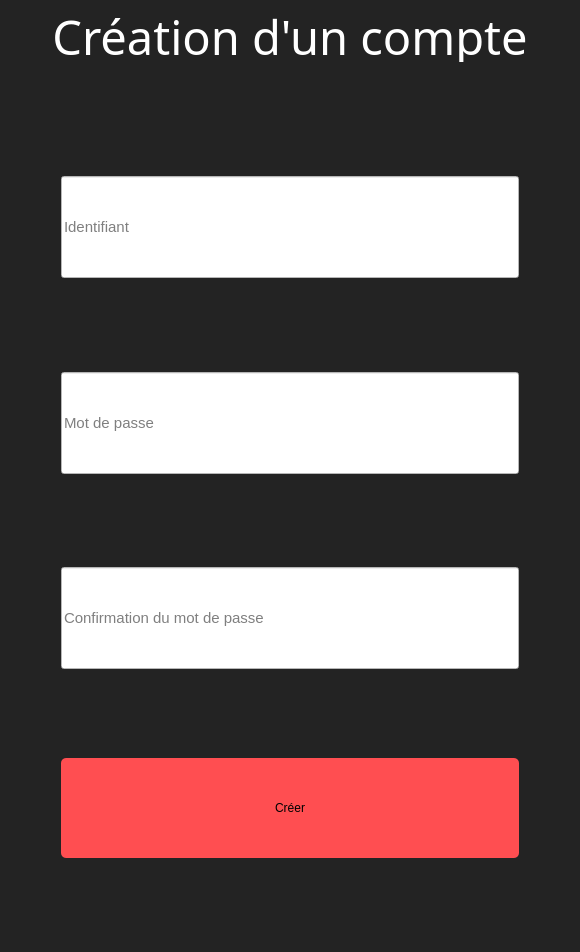
<?xml version="1.0" encoding="UTF-8"?>
<ui version="4.0">
 <class>NewAccountWindow</class>
 <widget class="QMainWindow" name="NewAccountWindow">
  <property name="geometry">
   <rect>
    <x>0</x>
    <y>0</y>
    <width>580</width>
    <height>952</height>
   </rect>
  </property>
  <property name="windowTitle">
   <string>MainWindow</string>
  </property>
  <property name="autoFillBackground">
   <bool>false</bool>
  </property>
  <property name="styleSheet">
   <string notr="true">background-color: rgb(35, 35, 35);
color: rgb(255, 255, 255);</string>
  </property>
  <widget class="QWidget" name="centralWidget">
   <property name="styleSheet">
    <string notr="true"/>
   </property>
   <layout class="QVBoxLayout" name="verticalLayout">
    <item>
     <layout class="QHBoxLayout" name="horizontalLayout">
      <item>
       <layout class="QVBoxLayout" name="verticalLayout_2">
        <item>
         <widget class="QLabel" name="label_title">
          <property name="sizePolicy">
           <sizepolicy hsizetype="Expanding" vsizetype="Preferred">
            <horstretch>0</horstretch>
            <verstretch>0</verstretch>
           </sizepolicy>
          </property>
          <property name="minimumSize">
           <size>
            <width>221</width>
            <height>51</height>
           </size>
          </property>
          <property name="font">
           <font>
            <family>Lobster 1.4</family>
            <pointsize>35</pointsize>
            <weight>50</weight>
            <bold>false</bold>
            <kerning>true</kerning>
           </font>
          </property>
          <property name="styleSheet">
           <string notr="true"/>
          </property>
          <property name="text">
           <string>Création d'un compte</string>
          </property>
          <property name="alignment">
           <set>Qt::AlignCenter</set>
          </property>
          <property name="wordWrap">
           <bool>false</bool>
          </property>
         </widget>
        </item>
        <item>
         <spacer name="horizontalSpacer">
          <property name="orientation">
           <enum>Qt::Horizontal</enum>
          </property>
          <property name="sizeHint" stdset="0">
           <size>
            <width>40</width>
            <height>20</height>
           </size>
          </property>
         </spacer>
        </item>
        <item>
         <spacer name="verticalSpacer_4">
          <property name="orientation">
           <enum>Qt::Vertical</enum>
          </property>
          <property name="sizeHint" stdset="0">
           <size>
            <width>20</width>
            <height>40</height>
           </size>
          </property>
         </spacer>
        </item>
        <item>
         <widget class="QLineEdit" name="lineEdit_log">
          <property name="sizePolicy">
           <sizepolicy hsizetype="Preferred" vsizetype="Preferred">
            <horstretch>0</horstretch>
            <verstretch>0</verstretch>
           </sizepolicy>
          </property>
          <property name="font">
           <font>
            <pointsize>11</pointsize>
           </font>
          </property>
          <property name="styleSheet">
           <string notr="true">color: rgb(0, 0, 0);
background-color: rgb(255, 255, 255);
margin-top: 80%;
height: 100%;
margin-left:50px;
margin-right:50px;</string>
          </property>
          <property name="placeholderText">
           <string>Identifiant</string>
          </property>
         </widget>
        </item>
        <item>
         <spacer name="verticalSpacer">
          <property name="orientation">
           <enum>Qt::Vertical</enum>
          </property>
          <property name="sizeHint" stdset="0">
           <size>
            <width>20</width>
            <height>40</height>
           </size>
          </property>
         </spacer>
        </item>
        <item>
         <widget class="QLineEdit" name="lineEdit_pwd1">
          <property name="sizePolicy">
           <sizepolicy hsizetype="Preferred" vsizetype="Preferred">
            <horstretch>0</horstretch>
            <verstretch>0</verstretch>
           </sizepolicy>
          </property>
          <property name="font">
           <font>
            <pointsize>11</pointsize>
            <kerning>true</kerning>
           </font>
          </property>
          <property name="mouseTracking">
           <bool>true</bool>
          </property>
          <property name="styleSheet">
           <string notr="true">color: rgb(0, 0, 0);
background-color: rgb(255, 255, 255);
height: 100%;
margin-top:80%;
margin-left:50px;
margin-right:50px;</string>
          </property>
          <property name="frame">
           <bool>true</bool>
          </property>
          <property name="placeholderText">
           <string>Mot de passe</string>
          </property>
         </widget>
        </item>
        <item>
         <spacer name="verticalSpacer_2">
          <property name="orientation">
           <enum>Qt::Vertical</enum>
          </property>
          <property name="sizeHint" stdset="0">
           <size>
            <width>20</width>
            <height>40</height>
           </size>
          </property>
         </spacer>
        </item>
        <item>
         <widget class="QLineEdit" name="lineEdit_pwd2">
          <property name="sizePolicy">
           <sizepolicy hsizetype="Preferred" vsizetype="Preferred">
            <horstretch>0</horstretch>
            <verstretch>0</verstretch>
           </sizepolicy>
          </property>
          <property name="font">
           <font>
            <pointsize>11</pointsize>
           </font>
          </property>
          <property name="styleSheet">
           <string notr="true">color: rgb(0, 0, 0);
background-color: rgb(255, 255, 255);
height: 100%;
margin-top:80%;
margin-left:50px;
margin-right:50px;</string>
          </property>
          <property name="placeholderText">
           <string>Confirmation du mot de passe</string>
          </property>
         </widget>
        </item>
        <item>
         <spacer name="verticalSpacer_3">
          <property name="orientation">
           <enum>Qt::Vertical</enum>
          </property>
          <property name="sizeHint" stdset="0">
           <size>
            <width>20</width>
            <height>40</height>
           </size>
          </property>
         </spacer>
        </item>
        <item>
         <widget class="QPushButton" name="pushButton">
          <property name="sizePolicy">
           <sizepolicy hsizetype="Preferred" vsizetype="Preferred">
            <horstretch>0</horstretch>
            <verstretch>0</verstretch>
           </sizepolicy>
          </property>
          <property name="sizeIncrement">
           <size>
            <width>0</width>
            <height>0</height>
           </size>
          </property>
          <property name="baseSize">
           <size>
            <width>0</width>
            <height>0</height>
           </size>
          </property>
          <property name="focusPolicy">
           <enum>Qt::StrongFocus</enum>
          </property>
          <property name="acceptDrops">
           <bool>false</bool>
          </property>
          <property name="autoFillBackground">
           <bool>false</bool>
          </property>
          <property name="styleSheet">
           <string notr="true">border-radius: 5px;
background-color: rgb(255, 78, 81);
margin-top: 75%;
height: 100%;
color: black;
margin-left:50px;
margin-right:50px;
margin-bottom:75%;</string>
          </property>
          <property name="text">
           <string>Créer</string>
          </property>
          <property name="iconSize">
           <size>
            <width>16</width>
            <height>16</height>
           </size>
          </property>
          <property name="checkable">
           <bool>false</bool>
          </property>
          <property name="flat">
           <bool>false</bool>
          </property>
         </widget>
        </item>
        <item>
         <spacer name="verticalSpacer_5">
          <property name="orientation">
           <enum>Qt::Vertical</enum>
          </property>
          <property name="sizeHint" stdset="0">
           <size>
            <width>20</width>
            <height>40</height>
           </size>
          </property>
         </spacer>
        </item>
       </layout>
      </item>
     </layout>
    </item>
   </layout>
  </widget>
 </widget>
 <layoutdefault spacing="6" margin="11"/>
 <tabstops>
  <tabstop>lineEdit_log</tabstop>
  <tabstop>pushButton</tabstop>
 </tabstops>
 <resources/>
 <connections/>
</ui>
